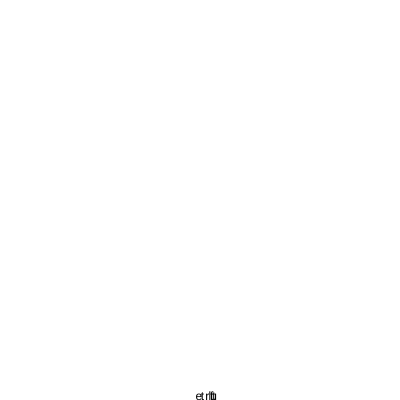
Frame 1 (no input)
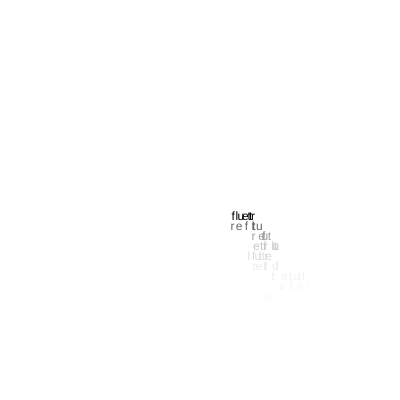
Frame 60 (no input)
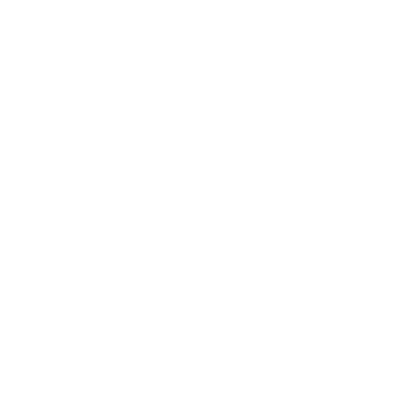
Frame 120 (the mouse pressed at the canvas centre since frame 60)

The p5.js sketch that drew these frames (run headless with seeded random() and noise() and a simulated clock; from frame 60 on, the mouse is pressed at the canvas centre):

// p5.js sketch
// ── sketch.js
let srcText = "f l u t t e r";
let x, y;

function setup() {
  createCanvas(400, 400);
  x = width / 2;
  y = height;

}

function draw() {
  background(255, 100);
  for (let i = 0; i < srcText.length; i++) {
    text(srcText.charAt(i), x + 10, y);
    x = x + random(-10, 10);
  }
  y = y - 10;
  if (y < 0) {
    y = height;
  }
}
